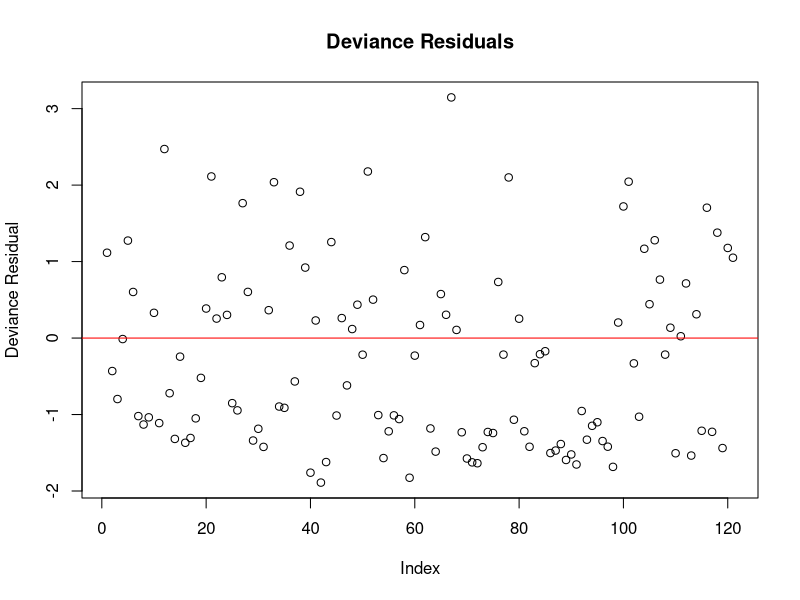
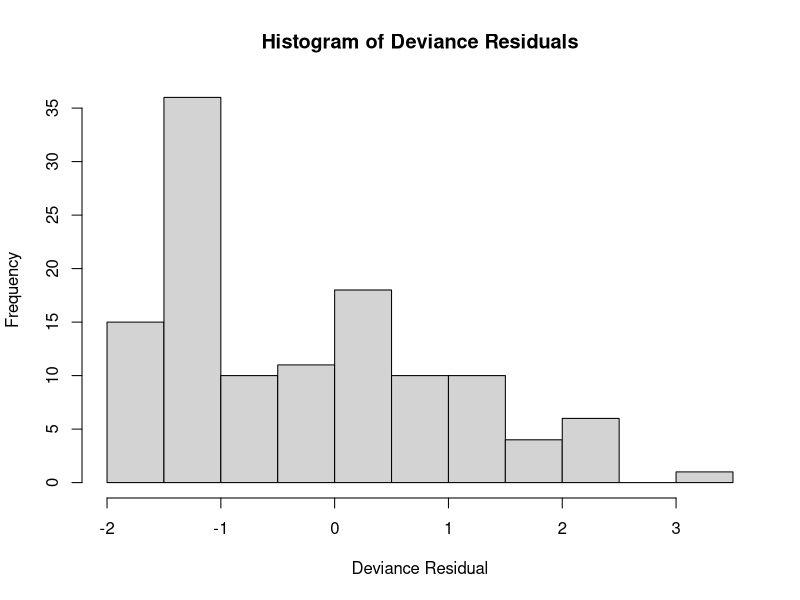
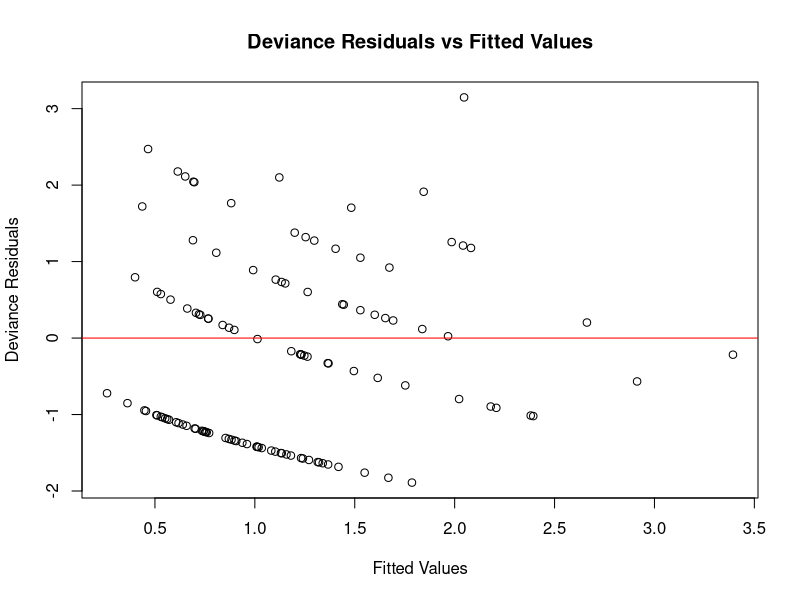
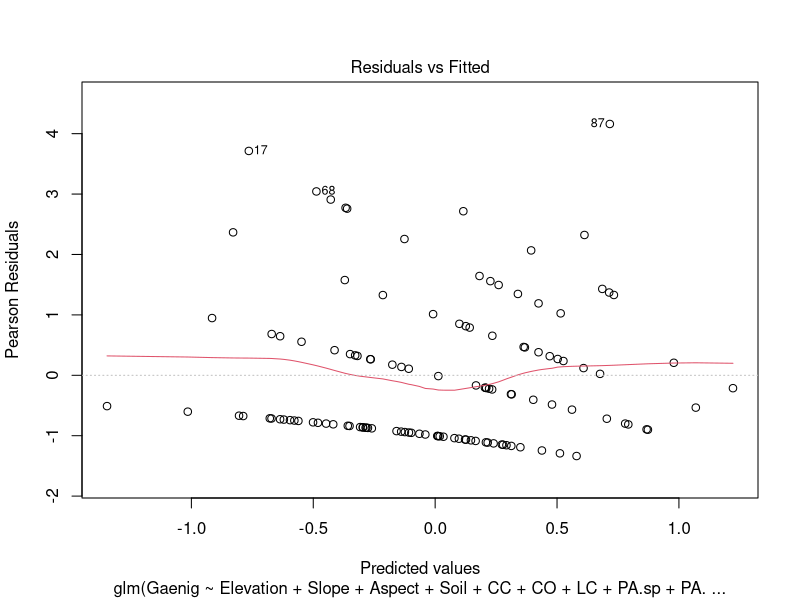
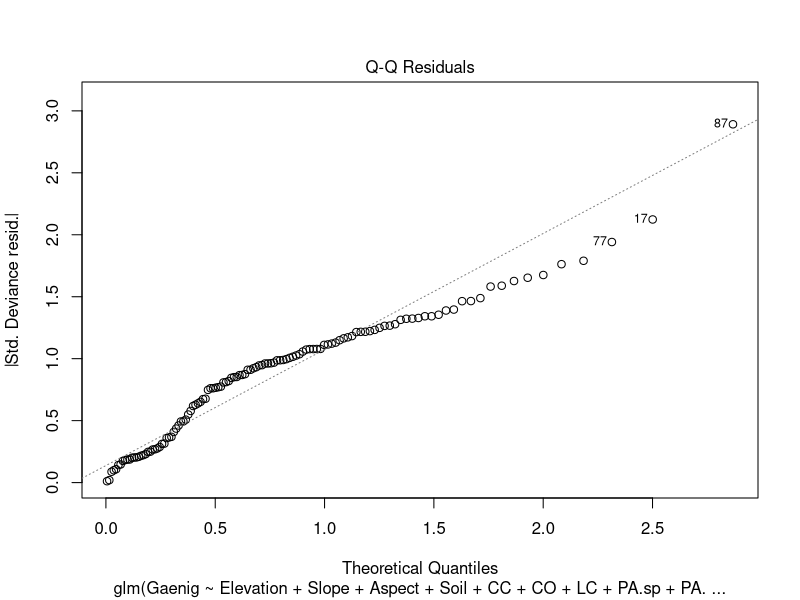
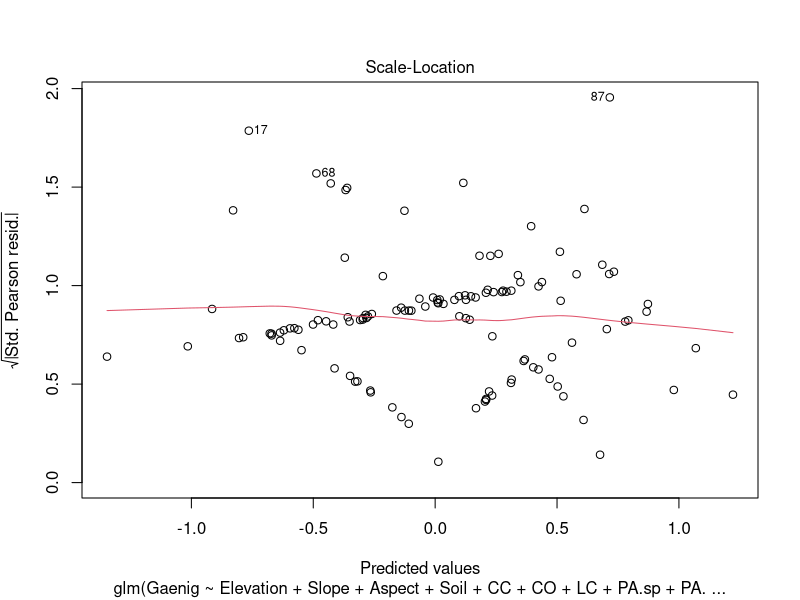
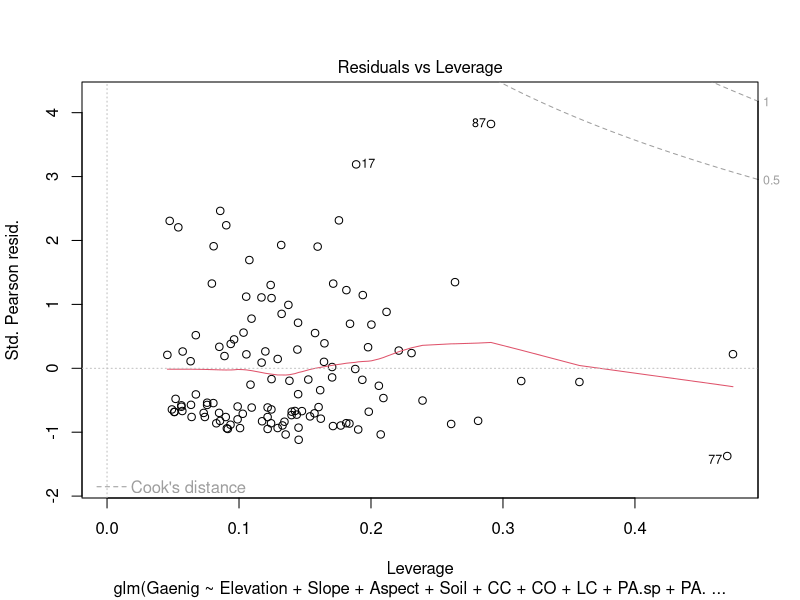

R code for these plots, in order:
snails = read.csv('data/snails.csv')
head(snails)

snails$Aspect[snails$Aspect == 6] = 5
snails$Aspect[snails$Aspect == 2] = 1
snails$Aspect <- as.factor(snails$Aspect)
snails$Soil <- as.factor(snails$Soil)
snails$CC <- as.factor(snails$CC)
snails$LC <- as.factor(snails$LC)

set.seed(123457)
train.prop <- 0.80
trnset <-
  sort(sample(1:nrow(snails), ceiling(nrow(snails) * train.prop)))
# create the training and test sets
train.set <- snails[trnset, ]
test.set  <- snails[-trnset, ]

n1=dim(train.set)[1]
n2=dim(test.set)[1]
n1
n2

gaenig.pf <-glm(
  Gaenig ~ Elevation + Slope + Aspect + Soil + CC + CO + LC + PA.sp + PA.other,
  family = 'poisson',
  data = train.set
)
summary(gaenig.pf)

disp.est <- gaenig.pf$deviance/gaenig.pf$df.residual
disp.est

with(gaenig.pf, cbind(deviance = deviance, df = df.residual,
                      p = pchisq(deviance, df.residual, lower.tail=FALSE)))

deviance_residuals <- resid(gaenig.pf, type = "deviance")
plot(deviance_residuals, main = "Deviance Residuals", ylab = "Deviance Residual", xlab = "Index")
abline(h = 0, col = "red")
hist(deviance_residuals, main = "Histogram of Deviance Residuals", xlab = "Deviance Residual")
plot(predict(gaenig.pf, type = "response"), deviance_residuals, 
     main = "Deviance Residuals vs Fitted Values", xlab = "Fitted Values", ylab = "Deviance Residuals")
abline(h = 0, col = "red")
#plot(residuals(gaenig.pf, type = "deviance") ~ fitted(gaenig.pf))


gaenig.pn <- glm(Carcar~1, 
                 family='poisson', data=train.set)
AIC(gaenig.pn, gaenig.pf)

BIC(gaenig.pn,gaenig.pf)

train_predicted <- predict(gaenig.pf, type = "response")
sum(abs(train.set$Gaenig-train_predicted))/n1

predicted<-predict(gaenig.pf,type='link',newda=test.set)
sum(abs(test.set$Gaenig-predicted))/n2


gaenig.qpf <-glm(
  Gaenig ~ Elevation + Slope + Aspect + Soil + CC + CO + LC + PA.sp + PA.other,
  family = quasipoisson(link = "log"),
  data = train.set
)
summary(gaenig.qpf)

disp.est <- gaenig.qpf$deviance/gaenig.qpf$df.residual
disp.est


with(gaenig.qpf, cbind(deviance = deviance, df = df.residual,
                       p = pchisq(deviance, df.residual, lower.tail=FALSE)))

# Diagnostic plots
plot(gaenig.qpf)


gaenig.qpn <- glm(Carcar~1, 
                  family=quasipoisson, data=train.set)
AIC(gaenig.qpn, gaenig.qpf)
BIC(gaenig.qpn, gaenig.qpf)


sum(abs(train.set$Gaenig-fitted(gaenig.qpf)))/n1


predicted<-predict(gaenig.qpf,type='link',newda=test.set)
sum(abs(test.set$Gaenig-predicted))/n2


library(MASS)

gaenig.nbf <-glm.nb(
  Gaenig ~ Elevation + Slope + Aspect + Soil + CC + CO + LC + PA.sp + PA.other,
  data = train.set
)
summary(gaenig.nbf)

dispersion_nb <- gaenig.nbf$theta
dispersion_nb

with(gaenig.nbf, cbind(deviance = deviance, df = df.residual,
                       p = pchisq(deviance, df.residual, lower.tail=FALSE)))

gaenig.nbn <- glm.nb(Carcar~1, data=train.set)
AIC(gaenig.nbn, gaenig.nbf)

train_predicted <- predict(gaenig.nbf, type = "response")
sum(abs(train.set$Gaenig-train_predicted))/n1

test_predicted_nb <- predict(gaenig.nbf, newdata = test.set, type = "response")
sum(abs(test.set$Gaenig-test_predicted_nb))/n2



gaenig.nbf1 <-glm.nb(
  Gaenig ~  Soil + PA.other  ,
  data = train.set
)
summary(gaenig.nbf1)

with(gaenig.nbf1, cbind(deviance = deviance, df = df.residual,
                        p = pchisq(deviance, df.residual, lower.tail=FALSE)))

train_predicted <- predict(gaenig.nbf1, type = "response")
sum(abs(train.set$Gaenig-train_predicted))/n1

test_predicted_nb <- predict(gaenig.nbf1, newdata = test.set, type = "response")
sum(abs(test.set$Gaenig-test_predicted_nb))/n2

